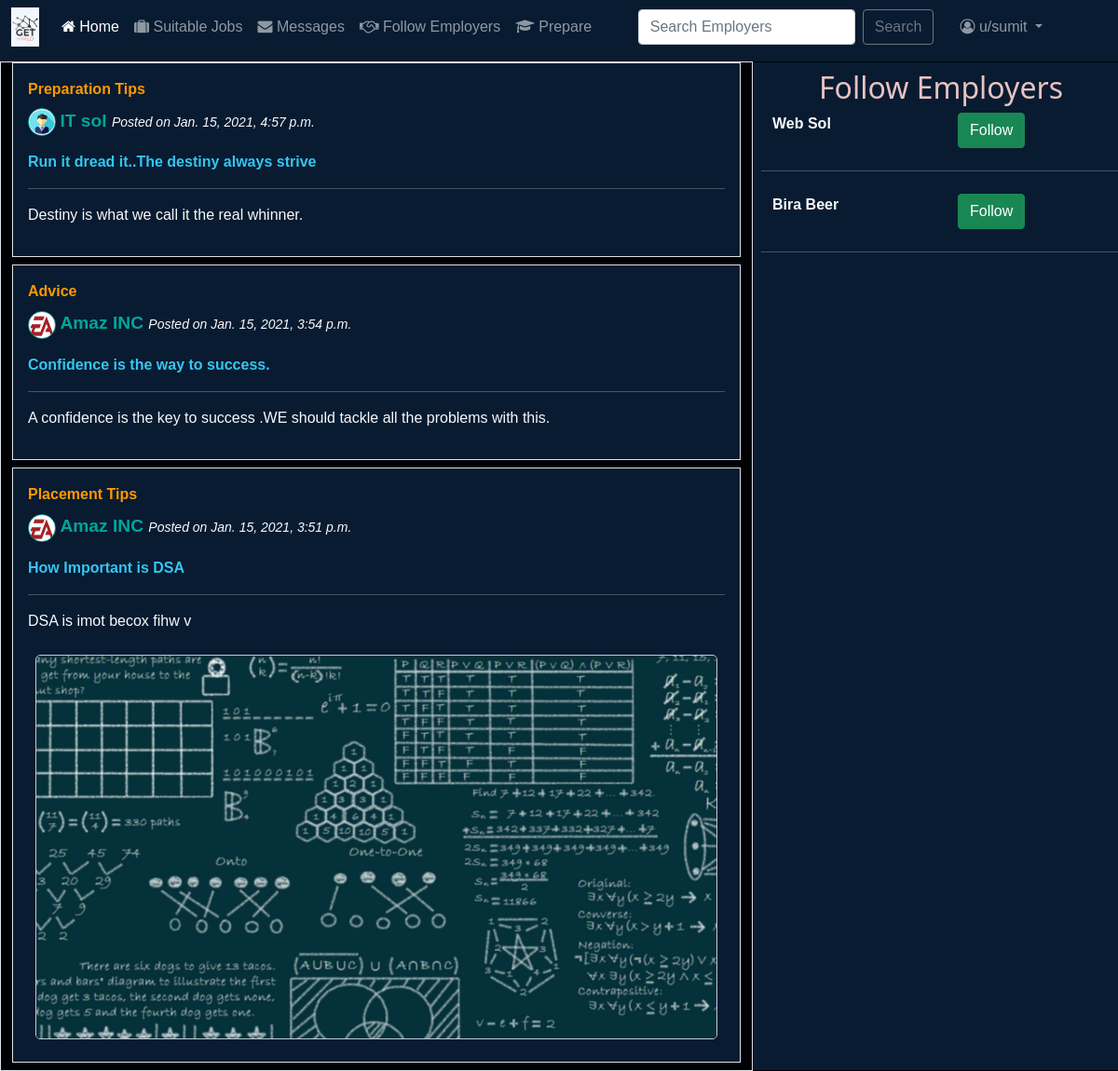
Page /JOBSEEKER/home/ (signed in) on the committed database.
### ARTICLE/models.py (models this page shows, shortened)
class ARTICLE(models.Model):
    article_id=models.AutoField(primary_key=True)
    tag=models.CharField(max_length=50)
    article_title=models.CharField(max_length=250)
    article_desc=models.TextField(blank=True)
    article_media=models.ImageField(upload_to='ARTICLE/MEDIA/',blank=True)
    employer_name=models.ForeignKey(EMPLOYER,on_delete=models.CASCADE)
    time_stamp=models.DateTimeField(auto_now_add=True, blank=True)

### EMPLOYER/models.py (models this page shows, shortened)
class EMPLOYER(models.Model):
    user=models.OneToOneField(User,on_delete=models.CASCADE)
    name=models.TextField()
    cin_num=models.IntegerField(unique=True,blank=False)
    profile_pic=models.ImageField(upload_to='EMPLOYER/PROFILE',blank=True)

### JOBSEEKER/views.py (the view)
# urls.py: path('',views.indexhome,name="home"),
def home(request):
    if not request.user.is_authenticated:
        return redirect('/')
    else:
        try:
            obj=JOBSEEKER.objects.get(user=request.user)
            emp_reg=EMPLOYER.objects.all()
            logged_in_user=request.user.username
            emp_obj_follow=Follow.objects.filter(job_seeker=logged_in_user)
            emp_i_follow=[]
            for emp in emp_obj_follow:
                emp_i_follow.append(emp.employer)
            recent_posts=[]
            for emp in emp_i_follow:
                try:
                    p_emp=User.objects.get(username=emp)
                    req_employer=EMPLOYER.objects.get(user=p_emp)
                    article_by_them=ARTICLE.objects.filter(employer_name=req_employer).order_by('-article_id')[0:3]
                    recent_posts.extend(article_by_them)
                except Exception as e:
                    print("Except part")
                    print(e)
            random.shuffle(recent_posts)
            emp_i_should_follow=[]
            for emp in emp_reg:
                if emp.user.username not in emp_i_follow:
                    emp_i_should_follow.append(emp)
                if(len(emp_i_should_follow)>10):
                    break;
            user_qual=QUALIFICATIONS.objects.get(user=request.user)
            recent_post_cnt=len(recent_posts)
            param={
                'jbasic':obj,
                'jqual':user_qual,
                'emp_i_should_follow':emp_i_should_follow,
                'recent_posts':recent_posts,
                'recent_post_cnt':recent_post_cnt,
            }
            return render(request,'JOBSEEKER/home.html/',param)
        except:
            return redirect('/')

### templates/JOBSEEKER/home.html (shortened to what this page needs)
{% extends 'basej.html' %}
{% block homeactive %}active
{% endblock homeactive %}active
{% block content %}
<div class="row mt-2 text-light">
{% if recent_post_cnt %}
<div class="col-md-8 ml-1 border  article_content">
{% for posts in recent_posts %}
 <div class="media  p-3 mb-2 border  media_content">
   <strong class="d-inline-block mb-2 content-tag">{{posts.tag}}</strong>
  <p>
     {% if posts.employer_name.profile_pic %}
     <img src="/media/{{posts.employer_name.profile_pic}}" alt="img" class="mr-3 profile_img rounded-circle">
     {% else %}
     {% load static %}
        <img src="{% static 'images/emp_default.png/' %}"  class="mr-3 profile_img rounded-circle">
        {% endif %}
     <span class="content-author">
     {{posts.employer_name.name}} </span><small><i>Posted on {{posts.time_stamp}}</i></small></p>
        <div class="media-body">
        <p class="content-title">{{posts.article_title}}</p>
        <hr clas="my-2">
      <p class="content-desc">{{posts.article_desc}}</p>
      {% if posts.article_media %}
      <div class="content-img mt-2 p-2">
       <img src="/media/{{posts.article_media}}" ></img>
      </div>
      {% endif %}
    </div>
  </div>
  {% endfor %}
  {% else %}
<div class="col-md-8 ml-1 border">
 Please Follow more employee
</div>
  {% endif %}
</div>
<div class="col-md-4 p-2 aside-content">
<div class="text-center">
<h2 style="font-family: system-ui;color: #e8c2c2;">Follow Employers</h2>
</div>
{% for emp in emp_i_should_follow %}
<div class="row">
<div class="col employer-name">
{{emp.name|title}}
</div>
<div class="col employer-follow">
<button type="button" role="submit" id="emp-{{emp.user.username}}" value="{{emp.user.username}}" class="btn btn-success">Follow</button>
</div>
</div>
  <hr class="my-4">
{% endfor %}
</div>
</div>
{% endblock content %}

### templates/basej.html (shortened to what this page needs)
<!doctype html>
<html lang="en">
  <head>
       <link href="https://cdn.jsdelivr.net/npm/bootstrap@5.0.0-beta1/dist/css/bootstrap.min.css" rel="stylesheet">
    {% load static %}
   <link rel="stylesheet" href="https://cdnjs.cloudflare.com/ajax/libs/font-awesome/4.7.0/css/font-awesome.min.css">
  <link rel="stylesheet" href="{% static 'css/style.css/' %}">
  </head>
  <body>
<nav class="navbar navbar-expand-lg navbar-dark bg-dark">
  <div class="container-fluid">
    <a class="navbar-brand" href="#">
    <img src="{% static 'images/logo1.png/' %}">
    </a>
    <div class="collapse navbar-collapse" id="navbarSupportedContent">
      <ul class="navbar-nav me-auto mb-2 mb-lg-0">
        <li class="nav-item">
          <a class="nav-link {% block homeactive %}
          {% endblock homeactive %}"  href="/"><i class="fa fa-home" aria-hidden="true"></i> Home</a>
        </li>
        <li class="nav-item">
          <a class="nav-link {% block jobsactive %}
          {% endblock jobsactive %}" href="/JOB/relevant-jobs/"><i class="fa fa-suitcase" aria-hidden="true"></i> Suitable Jobs</a>
        </li>
            <li class="nav-item">
          <a class="nav-link {% block msgactive %}
          {% endblock  %}" href="#"><i class="fa fa-envelope" aria-hidden="true"></i> Messages</a>
        </li>
           <li class="nav-item">
          <a class="nav-link {% block empactive %}
          {% endblock  %}" href="/JOBSEEKER/follow-employee/"><i class="fa fa-handshake-o" aria-hidden="true"></i> Follow Employers</a>
        </li>
           <li class="nav-item">
          <a class="nav-link {% block prepareactive %}
          {% endblock  %}" href="#"><i class="fa fa-graduation-cap" aria-hidden="true"></i> Prepare</a>
        </li>
   </ul>
      <form class="d-flex">
        <input class="form-control me-2" type="search" placeholder="Search Employers " aria-label="Search">
        <button class="btn btn-outline-secondary" type="submit">Search</button>
      </form>
    <ul class="navbar-nav ml-2 mb-2 mb-lg-0">
                 <li class="nav-item dropdown  ">
          <a class="nav-link dropdown-toggle" href="#" id="navbarDropdown" role="button" data-bs-toggle="dropdown" aria-expanded="false">
            <i class="fa fa-user-circle-o" aria-hidden="true"></i> u/{{request.user}}
          </a>
        </li>
      </ul>
    </div>
  </div>
</nav>
   {% block content %}
   {% endblock content %}
  </body>
</html>

### JOBSEEKER/static/css/style.css (style rules this page uses)
* { font-family: sans-serif; }
body { background-color: #081b31!important; }
.bg-dark { background-color: #081b31!important; }
.navbar { padding-right:61px; }
.navbar-brand { background-color: aliceblue; }
.navbar-brand img { height: 30px; }
.d-flex { margin-right:20px; }
.row { margin-left:0; }
.article_content { background-color: #010105fa; }
.media_content { background-color: #081b31!important; }
.profile_img { border:1px solid #00A699; width:30px; height: 30px; }
.content-img img { text-align:center; width:100%; border: 1px solid #becad8; border-radius: 5px; height: inherit; }
.content-tag { color:#FF9900; }
.content-title { color:#36C5F0; font-weight: bolder; }
.content-author { color:#00A699; font-size: larger; font-weight: bolder; }
.aside-content { border:1px solid black; background-color: #081b31!important; }
.employer-name { font-weight: bolder; }

### rows in the picture
ARTICLE: tag "Preparation Tips", employer_name.name "IT sol", time_stamp "Jan. 15, 2021, 4:57 p.m.", article_title "Run it dread it..The destiny always strive", article_desc "Destiny is what we call it the real whinner."
ARTICLE: tag "Advice", employer_name.profile_pic (picture), employer_name.name "Amaz INC", time_stamp "Jan. 15, 2021, 3:54 p.m.", article_title "Confidence is the way to success.", article_desc "A confidence is the key to success .WE should tackle all the problems with this."
ARTICLE: tag "Placement Tips", employer_name.profile_pic (picture), employer_name.name "Amaz INC", time_stamp "Jan. 15, 2021, 3:51 p.m.", article_title "How Important is DSA", article_desc "DSA is imot becox fihw v", article_media (picture)
EMPLOYER: name "Web Sol"
EMPLOYER: name "Bira Beer"

### other values in the picture
{{ request.user }} "sumit"
